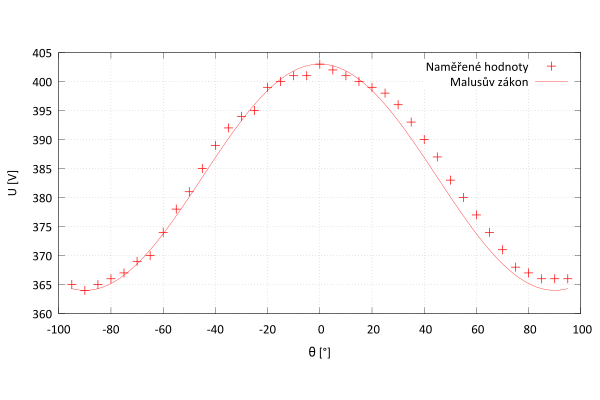

Generate this figure with gnuplot:
reset
set encoding utf8
set decimalsign ','
set decimalsign locale "czech"
set grid x y
set key on inside top right #box
set fit errorvariables

name = '2_malus'

pi = 3.14159265359
#mal(x) = (403-364)*sin((x-90)/360*2*pi)**4+364

mal(x) = (403-364)*cos(x/360*2*pi)**2 + 364

set term pdfcairo font 'calibri,14' enhanced dashed monochrome size 6,4
set output name.'.pdf'

set xlabel "{/Symbol q} [°]"
set ylabel "U [V]"

set samples 1000
set size ratio 0.5

plot name.'.txt' using 1:2 title "Naměřené hodnoty" lw 2 lt 1 lc rgb "red", mal(x) title "Malusův zákon" lt 1 lc rgb "red"

######### WORKFIX DUMP ###
set term pdfcairo
set output '_____dump.pdf'
plot 'data.txt' using 1:2
######### WORKFIX DUMP ###
